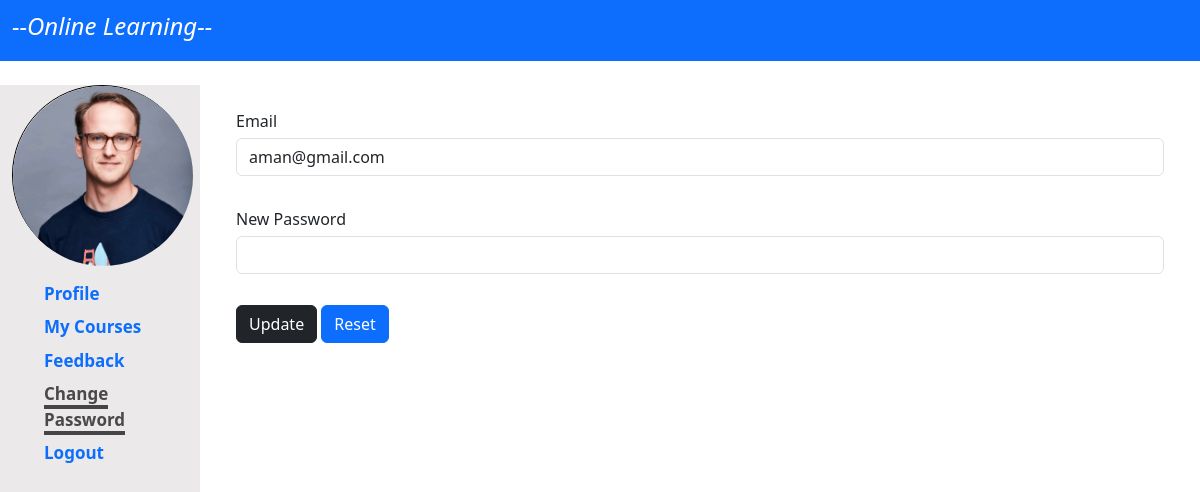
The page /students/stu_chng_pass.php (signed in) on the database its author committed.
### tables this page shows
CREATE TABLE `students` (
  `id` int(11) NOT NULL,
  `name` varchar(155) NOT NULL,
  `email` varchar(255) NOT NULL,
  `password` varchar(255) NOT NULL,
  `occupation` text NOT NULL,
  `stu_image` text NOT NULL
);

### students/stu_chng_pass.php (the view, shortened to what this page needs)
<?php
include("../database/connection.php");
if(!isset($_SESSION['email'])){
 echo "<script>location.href='../index.php'</script>";
}else{
?>
<!DOCTYPE html>
<html lang="en">
<head>
         <link href="https://cdn.jsdelivr.net/npm/bootstrap@5.3.3/dist/css/bootstrap.min.css" rel="stylesheet">
         <link rel="stylesheet" href="https://cdnjs.cloudflare.com/ajax/libs/font-awesome/6.7.1/css/all.min.css" />
        <link rel="stylesheet" href="student.css">
</head>
<body>
<div class="container-fluid bg-primary text-white p-2">
        <h4 class="p-1"><i>--Online Learning--</i></h4>
    </div>
  <div class="container-fluid mt-4">
     <div class="row">
         <?php
          $sql = "SELECT * FROM students WHERE email = '{$_SESSION["email"]}'";
          $result= mysqli_query($conn, $sql);
          $row = mysqli_fetch_assoc($result);
          ?>
        <div class="col-md-2 side_nav">
           <div class="prof_img">
            <img src="<?php if(isset($row['stu_image'])){ echo $row['stu_image'];}?>" alt="">
            </div>
          <ul>
            <li class="pt-3"><a href="stu_profile.php" class="">Profile</a></li>
            <li class="pt-2"><a href="stu_course.php" class="">My Courses</a></li>
            <li class="pt-2"><a href="stu_feedback.php" class="">Feedback</a></li>
            <li class="pt-2"><a href="stu_chng_pass.php" class="active_link">Change Password</a></li>
           <li class="pt-2"><a href="../logout.php" class="">Logout</a>  </li>
          </ul>
        </div>
        <div class="col-md-10">
        <form class="m-4" method="post">
            <div class="form-group">
              <label for="exampleInputEmail1">Email</label>
              <input type="email" class="form-control" name="email" id="exampleInputEmail1" aria-describedby="emailHelp" value="<?php echo $row['email']?>" readonly>
            </div>
            <br>
            <div class="form-group">
              <label for="exampleInputPassword1">New Password</label>
              <input type="password" class="form-control" name ="password" id="exampleInputPassword1">
            </div>
            <br>
              <button type="submit" name="stu_pass_update" value ="sty_Pass_update" class="btn btn-dark">Update</button>
              <button type="reset" class="btn btn-primary">Reset</button>
         </form>
        </div>
     </div>
  </div>
</body>
</html>
<?php } ?>

### students/student.css (style rules this page uses)
* { margin: 0; padding: 0; list-style-type: none; }
.side_nav { background-color: rgb(235, 233, 233); height: 100vh; }
ul li { font-size: 17px; font-weight: bold; }
a { text-decoration: none; }
.active_link { color: rgb(73, 73, 73); border-bottom: 4px solid rgb(70, 69, 69); }
.prof_img { width: 180px; height: 180px; border-radius: 50%; border: 1px solid black; }
.prof_img img { width: 180px; height: 180px; border-radius: 50%; }
label { font-size: 16px; padding-bottom: 5px; }
input { padding: 5px; width: 60%; margin-bottom: 7px; }

### rows shown on the page
students: stu_image (picture), email "aman@gmail.com"
